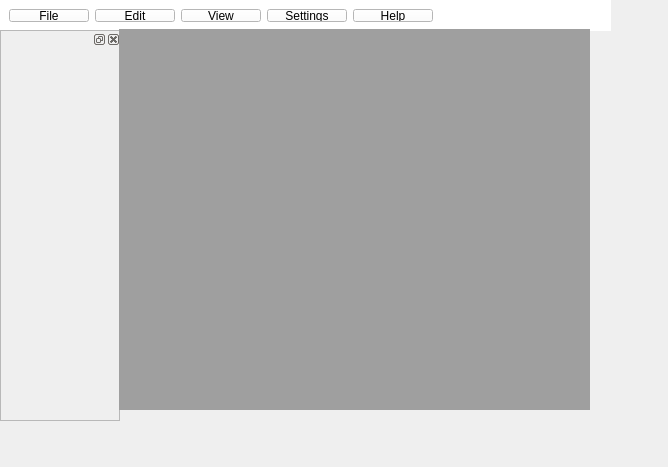
<?xml version="1.0" encoding="UTF-8"?>
<ui version="4.0">
 <class>Dialog</class>
 <widget class="QDialog" name="Dialog">
  <property name="geometry">
   <rect>
    <x>0</x>
    <y>0</y>
    <width>668</width>
    <height>467</height>
   </rect>
  </property>
  <property name="mouseTracking">
   <bool>false</bool>
  </property>
  <property name="windowTitle">
   <string>Dialog</string>
  </property>
  <widget class="QFrame" name="frame">
   <property name="geometry">
    <rect>
     <x>0</x>
     <y>0</y>
     <width>611</width>
     <height>31</height>
    </rect>
   </property>
   <property name="mouseTracking">
    <bool>false</bool>
   </property>
   <property name="tabletTracking">
    <bool>false</bool>
   </property>
   <property name="autoFillBackground">
    <bool>false</bool>
   </property>
   <property name="styleSheet">
    <string notr="true">background-color: rgb(255, 255, 255);</string>
   </property>
   <property name="frameShape">
    <enum>QFrame::Box</enum>
   </property>
   <property name="frameShadow">
    <enum>QFrame::Plain</enum>
   </property>
   <property name="lineWidth">
    <number>0</number>
   </property>
   <property name="midLineWidth">
    <number>0</number>
   </property>
   <layout class="QHBoxLayout" name="horizontalLayout">
    <item>
     <widget class="QPushButton" name="pushButton">
      <property name="autoFillBackground">
       <bool>false</bool>
      </property>
      <property name="text">
       <string>File</string>
      </property>
      <property name="autoDefault">
       <bool>false</bool>
      </property>
      <property name="default">
       <bool>false</bool>
      </property>
      <property name="flat">
       <bool>false</bool>
      </property>
     </widget>
    </item>
    <item>
     <widget class="QPushButton" name="pushButton_2">
      <property name="autoFillBackground">
       <bool>false</bool>
      </property>
      <property name="text">
       <string>Edit</string>
      </property>
      <property name="autoDefault">
       <bool>false</bool>
      </property>
      <property name="default">
       <bool>false</bool>
      </property>
      <property name="flat">
       <bool>false</bool>
      </property>
     </widget>
    </item>
    <item>
     <widget class="QPushButton" name="pushButton_3">
      <property name="autoFillBackground">
       <bool>false</bool>
      </property>
      <property name="text">
       <string>View</string>
      </property>
      <property name="autoDefault">
       <bool>false</bool>
      </property>
      <property name="default">
       <bool>false</bool>
      </property>
      <property name="flat">
       <bool>false</bool>
      </property>
     </widget>
    </item>
    <item>
     <widget class="QPushButton" name="pushButton_4">
      <property name="autoFillBackground">
       <bool>false</bool>
      </property>
      <property name="text">
       <string>Settings</string>
      </property>
      <property name="autoDefault">
       <bool>false</bool>
      </property>
      <property name="default">
       <bool>false</bool>
      </property>
      <property name="flat">
       <bool>false</bool>
      </property>
     </widget>
    </item>
    <item>
     <widget class="QPushButton" name="pushButton_5">
      <property name="autoFillBackground">
       <bool>false</bool>
      </property>
      <property name="text">
       <string>Help</string>
      </property>
      <property name="autoDefault">
       <bool>false</bool>
      </property>
      <property name="default">
       <bool>false</bool>
      </property>
      <property name="flat">
       <bool>false</bool>
      </property>
     </widget>
    </item>
    <item>
     <spacer name="horizontalSpacer">
      <property name="orientation">
       <enum>Qt::Horizontal</enum>
      </property>
      <property name="sizeHint" stdset="0">
       <size>
        <width>40</width>
        <height>20</height>
       </size>
      </property>
     </spacer>
    </item>
   </layout>
  </widget>
  <widget class="QFrame" name="frame_2">
   <property name="geometry">
    <rect>
     <x>0</x>
     <y>30</y>
     <width>120</width>
     <height>391</height>
    </rect>
   </property>
   <property name="frameShape">
    <enum>QFrame::StyledPanel</enum>
   </property>
   <property name="frameShadow">
    <enum>QFrame::Raised</enum>
   </property>
   <widget class="QDockWidget" name="dockWidget">
    <property name="geometry">
     <rect>
      <x>0</x>
      <y>0</y>
      <width>121</width>
      <height>80</height>
     </rect>
    </property>
    <property name="floating">
     <bool>false</bool>
    </property>
    <property name="features">
     <set>QDockWidget::AllDockWidgetFeatures</set>
    </property>
    <property name="windowTitle">
     <string notr="true" comment="Shape"/>
    </property>
    <widget class="QWidget" name="dockWidgetContents"/>
   </widget>
  </widget>
  <widget class="QMdiArea" name="mdiArea">
   <property name="geometry">
    <rect>
     <x>119</x>
     <y>29</y>
     <width>471</width>
     <height>381</height>
    </rect>
   </property>
  </widget>
 </widget>
 <resources/>
 <connections/>
</ui>
